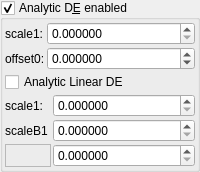
    <widget class="MyGroupBox" name="groupCheck_analyticDE_enabled">
     <property name="title">
      <string>Analytic D&amp;E enabled</string>
     </property>
     <property name="checkable">
      <bool>true</bool>
     </property>
     <layout class="QVBoxLayout" name="verticalLayout_12" stretch="0,0,0">
      <property name="spacing">
       <number>2</number>
      </property>
      <property name="leftMargin">
       <number>2</number>
      </property>
      <property name="topMargin">
       <number>2</number>
      </property>
      <property name="rightMargin">
       <number>2</number>
      </property>
      <property name="bottomMargin">
       <number>2</number>
      </property>
      <item>
       <layout class="QGridLayout" name="gridLayout_28" columnstretch="0,0,1">
        <property name="spacing">
         <number>2</number>
        </property>
        <item row="1" column="1">
         <widget class="QLabel" name="label_178">
          <property name="text">
           <string>offset0:</string>
          </property>
         </widget>
        </item>
        <item row="0" column="1">
         <widget class="QLabel" name="label_179">
          <property name="text">
           <string>scale1:</string>
          </property>
         </widget>
        </item>
        <item row="0" column="2">
         <widget class="MyDoubleSpinBox" name="spinbox_analyticDE_scale_1">
          <property name="sizePolicy">
           <sizepolicy hsizetype="Minimum" vsizetype="Maximum">
            <horstretch>0</horstretch>
            <verstretch>0</verstretch>
           </sizepolicy>
          </property>
          <property name="prefix">
           <string/>
          </property>
          <property name="suffix">
           <string/>
          </property>
          <property name="decimals">
           <number>6</number>
          </property>
          <property name="minimum">
           <double>0.000000000000000</double>
          </property>
          <property name="maximum">
           <double>99.989999999999995</double>
          </property>
          <property name="singleStep">
           <double>0.100000000000000</double>
          </property>
         </widget>
        </item>
        <item row="1" column="2">
         <widget class="MyDoubleSpinBox" name="spinbox_analyticDE_offset_0">
          <property name="sizePolicy">
           <sizepolicy hsizetype="Minimum" vsizetype="Maximum">
            <horstretch>0</horstretch>
            <verstretch>0</verstretch>
           </sizepolicy>
          </property>
          <property name="prefix">
           <string/>
          </property>
          <property name="suffix">
           <string/>
          </property>
          <property name="decimals">
           <number>6</number>
          </property>
          <property name="minimum">
           <double>-99.989999999999995</double>
          </property>
          <property name="maximum">
           <double>99.989999999999995</double>
          </property>
          <property name="singleStep">
           <double>0.100000000000000</double>
          </property>
         </widget>
        </item>
       </layout>
      </item>
      <item>
       <widget class="MyCheckBox" name="checkBox_analyticDE_enabled_false">
        <property name="toolTip">
         <string>&lt;html&gt;&lt;head/&gt;&lt;body&gt;&lt;p&gt;Can sometimes improve render quality when using analytic DE&lt;/p&gt;&lt;/body&gt;&lt;/html&gt;</string>
        </property>
        <property name="text">
         <string>Analytic Linear DE</string>
        </property>
       </widget>
      </item>
      <item>
       <layout class="QGridLayout" name="gridLayout_29" columnstretch="0,0,1">
        <property name="spacing">
         <number>2</number>
        </property>
        <item row="0" column="1">
         <widget class="QLabel" name="label_181">
          <property name="text">
           <string>scale1:</string>
          </property>
         </widget>
        </item>
        <item row="2" column="2">
         <widget class="MyDoubleSpinBox" name="spinbox_transf_scaleA_1">
          <property name="sizePolicy">
           <sizepolicy hsizetype="Minimum" vsizetype="Maximum">
            <horstretch>0</horstretch>
            <verstretch>0</verstretch>
           </sizepolicy>
          </property>
          <property name="prefix">
           <string/>
          </property>
          <property name="suffix">
           <string/>
          </property>
          <property name="decimals">
           <number>6</number>
          </property>
          <property name="minimum">
           <double>0.000000000000000</double>
          </property>
          <property name="maximum">
           <double>99.989999999999995</double>
          </property>
          <property name="singleStep">
           <double>0.100000000000000</double>
          </property>
         </widget>
        </item>
        <item row="0" column="2">
         <widget class="MyDoubleSpinBox" name="spinbox_transf_scale_1">
          <property name="sizePolicy">
           <sizepolicy hsizetype="Minimum" vsizetype="Maximum">
            <horstretch>0</horstretch>
            <verstretch>0</verstretch>
           </sizepolicy>
          </property>
          <property name="prefix">
           <string/>
          </property>
          <property name="suffix">
           <string/>
          </property>
          <property name="decimals">
           <number>6</number>
          </property>
          <property name="minimum">
           <double>0.000000000000000</double>
          </property>
          <property name="maximum">
           <double>99.989999999999995</double>
          </property>
          <property name="singleStep">
           <double>0.100000000000000</double>
          </property>
         </widget>
        </item>
        <item row="1" column="1">
         <widget class="QLabel" name="label_182">
          <property name="text">
           <string>scaleB1 </string>
          </property>
         </widget>
        </item>
        <item row="1" column="2">
         <widget class="MyDoubleSpinBox" name="spinbox_transf_scaleB_1">
          <property name="sizePolicy">
           <sizepolicy hsizetype="Minimum" vsizetype="Maximum">
            <horstretch>0</horstretch>
            <verstretch>0</verstretch>
           </sizepolicy>
          </property>
          <property name="prefix">
           <string/>
          </property>
          <property name="suffix">
           <string/>
          </property>
          <property name="decimals">
           <number>6</number>
          </property>
          <property name="minimum">
           <double>0.000000000000000</double>
          </property>
          <property name="maximum">
           <double>999.990000000000009</double>
          </property>
          <property name="singleStep">
           <double>0.100000000000000</double>
          </property>
         </widget>
        </item>
        <item row="2" column="1">
         <widget class="QFrame" name="frame">
          <property name="frameShape">
           <enum>QFrame::StyledPanel</enum>
          </property>
          <property name="frameShadow">
           <enum>QFrame::Raised</enum>
          </property>
         </widget>
        </item>
       </layout>
      </item>
     </layout>
    </widget>
